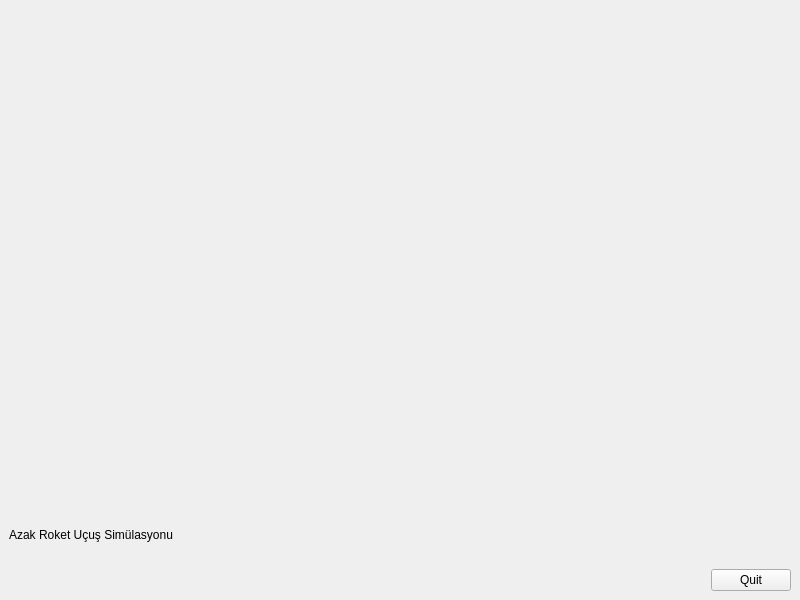
<?xml version="1.0" encoding="UTF-8"?>
<ui version="4.0">
 <class>MainWindow</class>
 <widget class="QMainWindow" name="MainWindow">
  <property name="geometry">
   <rect>
    <x>0</x>
    <y>0</y>
    <width>800</width>
    <height>600</height>
   </rect>
  </property>
  <property name="windowTitle">
   <string>MainWindow</string>
  </property>
  <widget class="QWidget" name="centralwidget">
   <layout class="QHBoxLayout" name="horizontalLayout">
    <item>
     <widget class="GLWidget" name="widget" native="true">
      <property name="sizePolicy">
       <sizepolicy hsizetype="Expanding" vsizetype="Preferred">
        <horstretch>0</horstretch>
        <verstretch>0</verstretch>
       </sizepolicy>
      </property>
      <widget class="QLabel" name="label">
       <property name="geometry">
        <rect>
         <x>0</x>
         <y>460</y>
         <width>701</width>
         <height>131</height>
        </rect>
       </property>
       <property name="text">
        <string>Azak Roket Uçuş Simülasyonu</string>
       </property>
      </widget>
     </widget>
    </item>
    <item>
     <layout class="QVBoxLayout" name="verticalLayout">
      <item>
       <spacer name="verticalSpacer">
        <property name="orientation">
         <enum>Qt::Vertical</enum>
        </property>
        <property name="sizeHint" stdset="0">
         <size>
          <width>20</width>
          <height>40</height>
         </size>
        </property>
       </spacer>
      </item>
      <item>
       <widget class="QPushButton" name="pushButton">
        <property name="text">
         <string>Quit</string>
        </property>
       </widget>
      </item>
     </layout>
    </item>
   </layout>
  </widget>
 </widget>
 <customwidgets>
  <customwidget>
   <class>GLWidget</class>
   <extends>QWidget</extends>
   <header>glwidget.h</header>
   <container>1</container>
  </customwidget>
 </customwidgets>
 <resources/>
 <connections>
  <connection>
   <sender>pushButton</sender>
   <signal>clicked()</signal>
   <receiver>MainWindow</receiver>
   <slot>close()</slot>
   <hints>
    <hint type="sourcelabel">
     <x>748</x>
     <y>577</y>
    </hint>
    <hint type="destinationlabel">
     <x>771</x>
     <y>433</y>
    </hint>
   </hints>
  </connection>
 </connections>
</ui>
